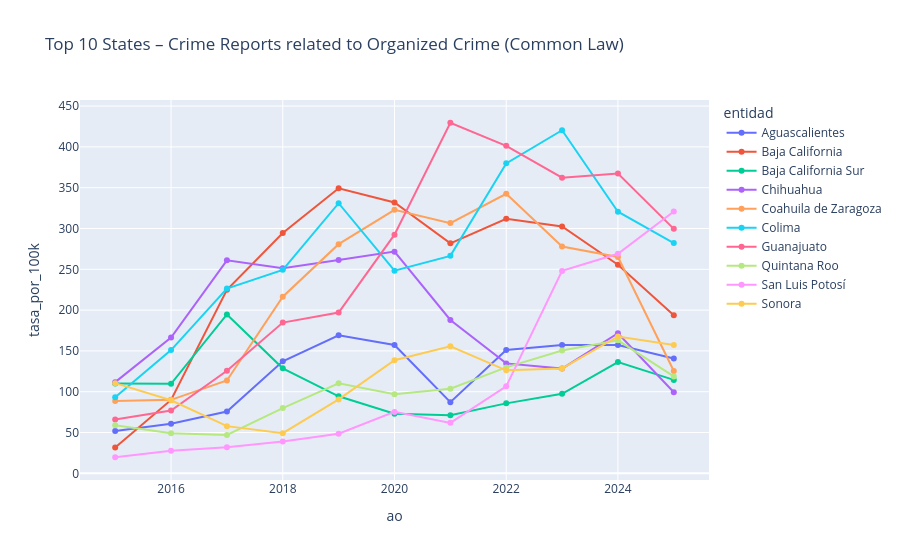

Source (notebook cell):
### Code cell
# Create interactive plot

fig = px.line(
    df_top10_rates_fc,
    x='ao',
    y='tasa_por_100k',
    color='entidad',
    markers=True,
    title='Top 10 States – Crime Reports related to Organized Crime (Common Law)'
)
fig.update_layout(hovermode='x unified')
fig.show()

### Figure 1 — Plotly figure (JSON) as saved in the notebook; plotly's stock layout.template omitted (floating-point values rounded to 4 significant figures)
{"data": [{"hovertemplate": "entidad=Aguascalientes<br>ao=%{x}<br>tasa_por_100k=%{y}<extra></extra>", "legendgroup": "Aguascalientes", "line": {"color": "#636efa", "dash": "solid"}, "marker": {"symbol": "circle"}, "mode": "lines+markers", "name": "Aguascalientes", "orientation": "v", "showlegend": true, "type": "scatter", "x": [2015, 2016, 2017, 2018, 2019, 2020, 2021, 2022, 2023, 2024, 2025], "xaxis": "x", "y": [51.91, 60.7, 75.69, 137.4, 169.0, 157.2, 87.19, 151.2, 157.3, 157.3, 140.8], "yaxis": "y"}, {"hovertemplate": "entidad=Baja California<br>ao=%{x}<br>tasa_por_100k=%{y}<extra></extra>", "legendgroup": "Baja California", "line": {"color": "#EF553B", "dash": "solid"}, "marker": {"symbol": "circle"}, "mode": "lines+markers", "name": "Baja California", "orientation": "v", "showlegend": true, "type": "scatter", "x": [2015, 2016, 2017, 2018, 2019, 2020, 2021, 2022, 2023, 2024, 2025], "xaxis": "x", "y": [31.68, 89.93, 225.0, 294.5, 349.3, 331.9, 281.8, 311.9, 302.5, 255.6, 193.7], "yaxis": "y"}, {"hovertemplate": "entidad=Baja California Sur<br>ao=%{x}<br>tasa_por_100k=%{y}<extra></extra>", "legendgroup": "Baja California Sur", "line": {"color": "#00cc96", "dash": "solid"}, "marker": {"symbol": "circle"}, "mode": "lines+markers", "name": "Baja California Sur", "orientation": "v", "showlegend": true, "type": "scatter", "x": [2015, 2016, 2017, 2018, 2019, 2020, 2021, 2022, 2023, 2024, 2025], "xaxis": "x", "y": [110.1, 109.7, 194.7, 128.6, 94.39, 73.0, 71.29, 85.73, 97.38, 136.3, 114.5], "yaxis": "y"}, {"hovertemplate": "entidad=Chihuahua<br>ao=%{x}<br>tasa_por_100k=%{y}<extra></extra>", "legendgroup": "Chihuahua", "line": {"color": "#ab63fa", "dash": "solid"}, "marker": {"symbol": "circle"}, "mode": "lines+markers", "name": "Chihuahua", "orientation": "v", "showlegend": true, "type": "scatter", "x": [2015, 2016, 2017, 2018, 2019, 2020, 2021, 2022, 2023, 2024, 2025], "xaxis": "x", "y": [111.7, 166.3, 261.0, 251.4, 261.3, 271.6, 187.9, 134.7, 128.3, 171.7, 99.3], "yaxis": "y"}, {"hovertemplate": "entidad=Coahuila de Zaragoza<br>ao=%{x}<br>tasa_por_100k=%{y}<extra></extra>", "legendgroup": "Coahuila de Zaragoza", "line": {"color": "#FFA15A", "dash": "solid"}, "marker": {"symbol": "circle"}, "mode": "lines+markers", "name": "Coahuila de Zaragoza", "orientation": "v", "showlegend": true, "type": "scatter", "x": [2015, 2016, 2017, 2018, 2019, 2020, 2021, 2022, 2023, 2024, 2025], "xaxis": "x", "y": [88.75, 90.05, 113.7, 216.5, 280.8, 322.9, 306.6, 342.5, 277.9, 265.1, 125.3], "yaxis": "y"}, {"hovertemplate": "entidad=Colima<br>ao=%{x}<br>tasa_por_100k=%{y}<extra></extra>", "legendgroup": "Colima", "line": {"color": "#19d3f3", "dash": "solid"}, "marker": {"symbol": "circle"}, "mode": "lines+markers", "name": "Colima", "orientation": "v", "showlegend": true, "type": "scatter", "x": [2015, 2016, 2017, 2018, 2019, 2020, 2021, 2022, 2023, 2024, 2025], "xaxis": "x", "y": [93.09, 151.0, 226.4, 249.3, 331.0, 248.3, 266.5, 379.8, 420.4, 320.6, 282.1], "yaxis": "y"}, {"hovertemplate": "entidad=Guanajuato<br>ao=%{x}<br>tasa_por_100k=%{y}<extra></extra>", "legendgroup": "Guanajuato", "line": {"color": "#FF6692", "dash": "solid"}, "marker": {"symbol": "circle"}, "mode": "lines+markers", "name": "Guanajuato", "orientation": "v", "showlegend": true, "type": "scatter", "x": [2015, 2016, 2017, 2018, 2019, 2020, 2021, 2022, 2023, 2024, 2025], "xaxis": "x", "y": [65.96, 76.99, 125.7, 184.7, 197.1, 292.5, 429.6, 401.3, 362.2, 367.3, 299.6], "yaxis": "y"}, {"hovertemplate": "entidad=Quintana Roo<br>ao=%{x}<br>tasa_por_100k=%{y}<extra></extra>", "legendgroup": "Quintana Roo", "line": {"color": "#B6E880", "dash": "solid"}, "marker": {"symbol": "circle"}, "mode": "lines+markers", "name": "Quintana Roo", "orientation": "v", "showlegend": true, "type": "scatter", "x": [2015, 2016, 2017, 2018, 2019, 2020, 2021, 2022, 2023, 2024, 2025], "xaxis": "x", "y": [58.77, 49.25, 46.94, 79.96, 110.4, 96.93, 103.6, 129.8, 150.4, 163.0, 118.8], "yaxis": "y"}, {"hovertemplate": "entidad=San Luis Potosí<br>ao=%{x}<br>tasa_por_100k=%{y}<extra></extra>", "legendgroup": "San Luis Potosí", "line": {"color": "#FF97FF", "dash": "solid"}, "marker": {"symbol": "circle"}, "mode": "lines+markers", "name": "San Luis Potosí", "orientation": "v", "showlegend": true, "type": "scatter", "x": [2015, 2016, 2017, 2018, 2019, 2020, 2021, 2022, 2023, 2024, 2025], "xaxis": "x", "y": [19.7, 27.74, 31.97, 39.02, 48.46, 75.29, 61.82, 106.6, 248.0, 269.0, 320.9], "yaxis": "y"}, {"hovertemplate": "entidad=Sonora<br>ao=%{x}<br>tasa_por_100k=%{y}<extra></extra>", "legendgroup": "Sonora", "line": {"color": "#FECB52", "dash": "solid"}, "marker": {"symbol": "circle"}, "mode": "lines+markers", "name": "Sonora", "orientation": "v", "showlegend": true, "type": "scatter", "x": [2015, 2016, 2017, 2018, 2019, 2020, 2021, 2022, 2023, 2024, 2025], "xaxis": "x", "y": [110.5, 89.53, 57.82, 49.18, 90.59, 138.6, 155.6, 126.2, 128.5, 167.7, 157.3], "yaxis": "y"}], "layout": {"hovermode": "x unified", "legend": {"title": {"text": "entidad"}, "tracegroupgap": 0}, "title": {"text": "Top 10 States – Crime Reports related to Organized Crime (Common Law)"}, "xaxis": {"anchor": "y", "domain": [0, 1], "title": {"text": "ao"}}, "yaxis": {"anchor": "x", "domain": [0, 1], "title": {"text": "tasa_por_100k"}}}}
